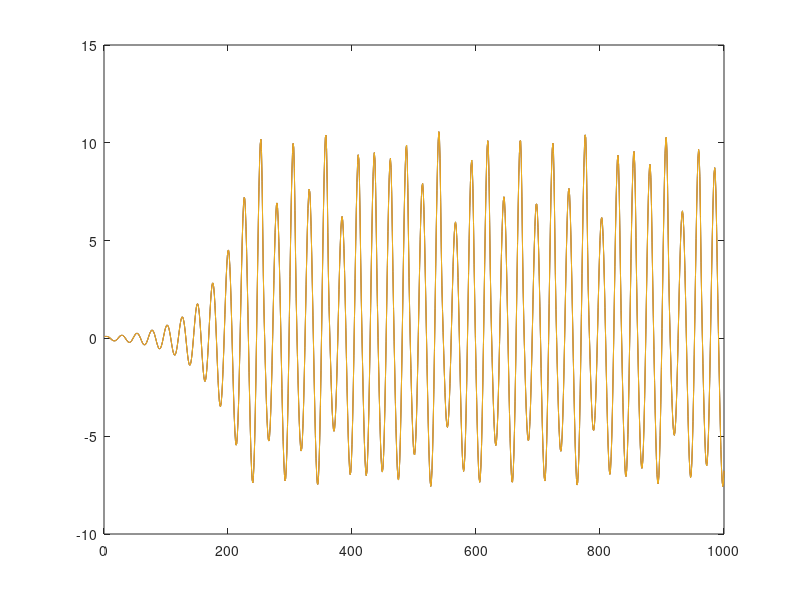

Source code (MATLAB):
clear all
clc
close all

num_iter = 1;
normal_time = zeros(1, num_iter);
horner_time = zeros(1, num_iter);
simplify_time = zeros(1, num_iter);
N=1000;
for iter = 1:num_iter

    %normal method
tic
format long

x=[0.1000057140259469; 0.10000428889054676; 0.10000578091301135; 0.1000020609823214; 0.10000813321251358];


for i=6:N
x(i)=0.1972*10*x(i-1) - 0.104*10*x(i-2) ...
                  + 0.7456e-4*x(i-4)*x(i-2)^3*x(i-1) ...
                  - 0.2053e-4*x(i-5)*x(i-4)^4 ...
                  - 0.285e-4*x(i-5)*x(i-1)^4 ...
                  + 0.2484e-4*x(i-3)^2*x(i-2)^3 ...
                  + 0.1238e-2*x(i-2)*x(i-1)^2 ...
                  + 0.4353e-4*x(i-5)^4 ...
                  + 0.2258e-2*x(i-5)*x(i-2)*x(i-1)^2 ...
                  + 0.3123e-4*x(i-4)^5 ...
                  + 0.7531e-3*x(i-1)^4 ...
                  - 0.2703e-2*x(i-3)^2*x(i-1)^2 ...
                  - 0.7807e-3*x(i-1)^3 ...
                  - 0.7077e-4*x(i-3)^2*x(i-2)^2*x(i-1) ...
                  - 0.3304e-3*x(i-3)*x(i-2)^3 ...
                  - 0.8847e-2*x(i-5)*x(i-1) ...
                  + 0.7631e-2*x(i-4)*x(i-1) ...
                  - 0.3870e-4*x(i-5)^3*x(i-1)^2 ...
                  + 0.4676e-3*x(i-3)^3*x(i-1);
end
normal_time(iter) = toc;

% 
% plot(x,'k')
% hold on
% 
% filex = fopen('rossler_normal.txt','w');
% fprintf(filex,'%12.15f\n',x);
% fclose(filex);

tic
format long

x2=[0.1000057140259469; 0.10000428889054676; 0.10000578091301135; 0.1000020609823214; 0.10000813321251358];


for i=6:N
x2(i)= - 0.104*10*x2(i-2) - 0.2053e-4*x2(i-5)*x2(i-4)^4 ...
                  + 0.2484e-4*x2(i-3)^2*x2(i-2)^3 ...
                  + 0.4353e-4*x2(i-5)^4   ...
                  + 0.3123e-4*x2(i-4)^5  ...
                  - 0.3304e-3*x2(i-3)*x2(i-2)^3 ...
                  + x2(i-1) * (0.1972*10 ...
                  + 0.7456e-4*x2(i-4)*x2(i-2)^3 ...
                  - 0.7077e-4*x2(i-3)^2*x2(i-2)^2 ...
                  - 0.8847e-2*x2(i-5) ...
                  + 0.7631e-2*x2(i-4) ...
                  + 0.4676e-3*x2(i-3)^3 ...
                  + x2(i-1) * (0.1238e-2*x2(i-2) ...
                  + 0.2258e-2*x2(i-5)*x2(i-2) ...
                  - 0.2703e-2*x2(i-3)^2 ...
                  - 0.3870e-4*x2(i-5)^3 ...
                  + x2(i-1) * (-0.7807e-3 ...
                  + x2(i-1) * (- 0.285e-4*x2(i-5) + 0.7531e-3))));

end
horner_time(iter) = toc;


tic
x3=[0.1000057140259469; 0.10000428889054676; 0.10000578091301135; 0.1000020609823214; 0.10000813321251358];


for i=6:N
x3(i)= (493*x3(i-1))/250 - (26*x3(i-2))/25 - (6232693653904615*x3(i-1)^2*x3(i-3)^2)/2305843009213693952 +...
    (1832868491163781*x3(i-2)^3*x3(i-3)^2)/73786976294838206464 - ...
    (5711111965220477*x3(i-1)^2*x3(i-5)^3)/147573952589676412928 + ...
    (8797944001654849*x3(i-1)*x3(i-4))/1152921504606846976 - ...
    (1274987068907097*x3(i-1)*x3(i-5))/144115188075855872 + ...
    (2854633645406553*x3(i-1)^2*x3(i-2))/2305843009213693952 + ...
    (4312848764433293*x3(i-1)*x3(i-3)^3)/9223372036854775808 - ...
    (1523701060488409*x3(i-2)^3*x3(i-3))/4611686018427387904 - ...
    (2102928824402889*x3(i-1)^4*x3(i-5))/73786976294838206464 - ...
    (3029693246666057*x3(i-4)^4*x3(i-5))/147573952589676412928 - ...
    (7200686549172523*x3(i-1)^3)/9223372036854775808 + ...
    (1736530370238833*x3(i-1)^4)/2305843009213693952 + ...
    (2304367269687797*x3(i-4)^5)/73786976294838206464 + ...
    (3211947078114307*x3(i-5)^4)/73786976294838206464 + ...
    (5501556952543137*x3(i-1)*x3(i-2)^3*x3(i-4))/73786976294838206464 + ...
    (5206593514804521*x3(i-1)^2*x3(i-2)*x3(i-5))/2305843009213693952 - ...
    (1305476078096425*x3(i-1)*x3(i-2)^2*x3(i-3)^2)/18446744073709551616;

end
simplify_time(iter) = toc;

end

 % Calculate mean and standard deviation
normal_mean = mean(normal_time);
normal_std = std(normal_time);
horner_mean = mean(horner_time);
horner_std = std(horner_time);
simplify_mean = mean(simplify_time);
simplify_std = std(simplify_time);

% Display results
fprintf('Normal method: \n');
fprintf('Mean time: %.15f\n', normal_mean);
fprintf('Standard deviation: %.15f\n', normal_std);
fprintf('\n');
fprintf('Horner''s method: \n');
fprintf('Mean time: %.15f\n', horner_mean);
fprintf('Standard deviation: %.15f\n', horner_std);
fprintf('\n');
fprintf('Simplify method: \n');
fprintf('Mean time: %.15f\n', simplify_mean);
fprintf('Standard deviation: %.15f\n', simplify_std);


% 
% plot(x,'k')
% hold on
% 
% filex2 = fopen('rossler_horner.txt','w');
% fprintf(filex2,'%12.15f\n',x);
% fclose(filex2);

figure
plot(x)
hold on
plot(x2)
hold on
plot(x3)
